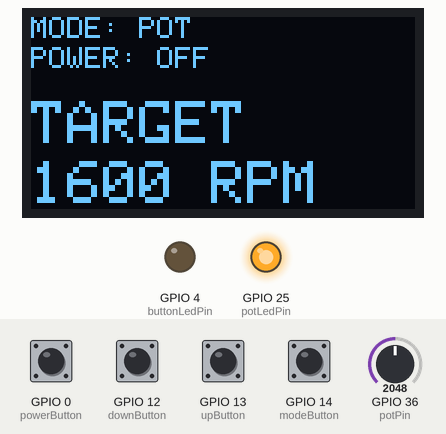
Simulated run of this sketch. Board: ESP32. Shown: 128×64 one-colour display, output pins drawn as LEDs (lit = HIGH). Inputs (shaded band) come from the test bench; at power-on: GPIO 0 (powerButton), GPIO 12 (downButton), GPIO 13 (upButton), GPIO 14 (modeButton) HIGH, GPIO 36 (potPin) = 2048. No radio packets arrive unless stated; what the sketch prints to the serial monitor is not drawn.

Above: at 1.7 s.
1.8 s: GPIO 14 (modeButton) pulled LOW for 0.15 s
At 2.8 s:
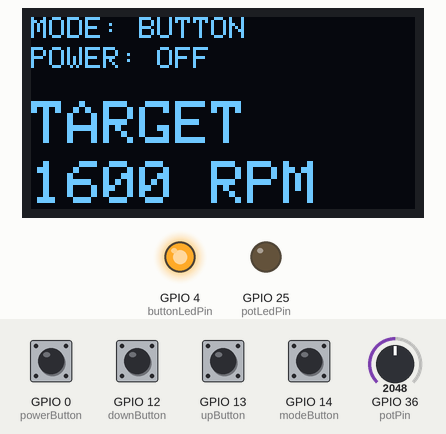
3.4 s: GPIO 0 (powerButton) pulled LOW for 0.15 s
At 4.6 s:
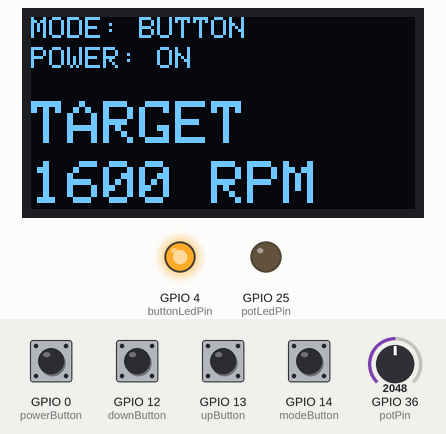
5.0 s: GPIO 14 (modeButton) pulled LOW for 1 s
At 6.1 s:
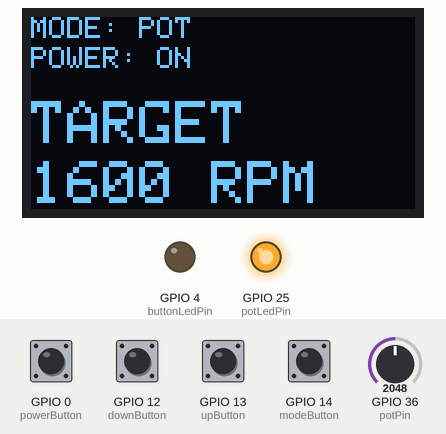
7.5 s: GPIO 36 (potPin) set to 2740
At 8.4 s:
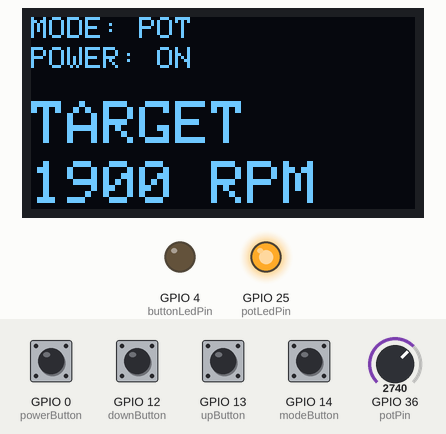
9.1 s: GPIO 0 (powerButton) pulled LOW for 1 s
At 9.5 s:
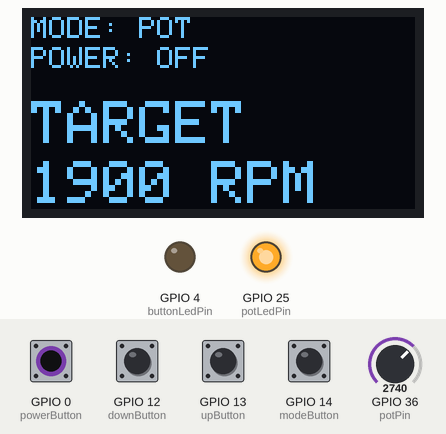
11.6 s: GPIO 36 (potPin) set to 2866
At 13.0 s:
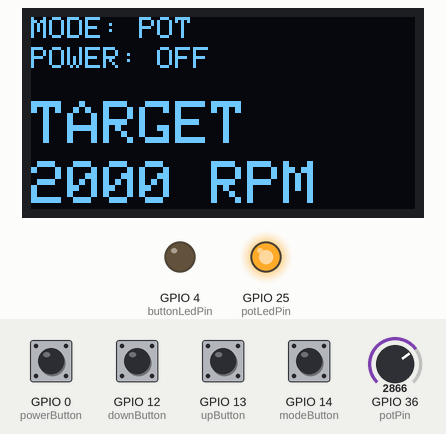
Timing chart, 0 to 14.1 s (numbered marks = the images above; inputs shaded):
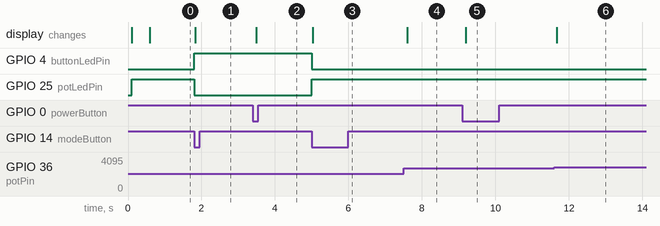

Measured:
- after the input at 1.8 s, GPIO 4 (buttonLedPin): LOW → HIGH at once; GPIO 25 (potLedPin): HIGH → LOW at once; the display: changes at once (image 1)
- after the input at 3.4 s, the display: changes after 0.09 s (image 2)
- after the input at 5.0 s, GPIO 4 (buttonLedPin): HIGH → LOW at once; GPIO 25 (potLedPin): LOW → HIGH at once; the display: changes at once (image 3)
- after the input at 7.5 s, the display: changes after 0.10 s (image 4)
- after the input at 9.1 s, the display: changes after 0.10 s (image 5)
- after the input at 11.6 s, the display: changes after 0.08 s (image 6)

The sketch:

transmitter.ino
```cpp
#include <SPI.h>
#include <LoRa.h>
#include <Wire.h>
#include <Adafruit_GFX.h>
#include <Adafruit_SSD1306.h>

// =============================
// LoRa pins
// =============================
#define LORA_SCK   5
#define LORA_MISO  19
#define LORA_MOSI  27
#define LORA_CS    18
#define LORA_RST   23
#define LORA_DIO0  26

// =============================
// OLED
// =============================
#define SCREEN_WIDTH 128
#define SCREEN_HEIGHT 64

Adafruit_SSD1306 display(SCREEN_WIDTH, SCREEN_HEIGHT, &Wire, -1);

// =============================
// Controls
// =============================
const int modeButton  = 14;
const int downButton  = 12;
const int upButton    = 13;
const int powerButton = 0;
const int potPin      = 36;
const int potLedPin    = 25;
const int buttonLedPin = 4;

// =============================
// State
// =============================
bool potMode = true;
bool masterEnabled = false;

int targetRPM = 0;

// Last RPM actually sent over LoRa
int lastSentRPM = -1;

bool lastModeState  = HIGH;
bool lastDownState  = HIGH;
bool lastUpState    = HIGH;
bool lastPowerState = HIGH;

// =============================
// Timing
// =============================
unsigned long lastPotCheck = 0;
unsigned long lastPotSend  = 0;
unsigned long lastLoRaSend = 0;

const unsigned long POT_CHECK_INTERVAL = 100;
const unsigned long POT_SEND_INTERVAL  = 600;
const unsigned long LORA_QUIET_TIME    = 250;

// =============================
// OLED
// Only displays target RPM
// =============================
void updateDisplay()
{
    display.clearDisplay();
    display.setTextColor(SSD1306_WHITE);

    // Top status line
    display.setTextSize(1);

    display.setCursor(0, 0);
    display.print("MODE: ");
    display.println(potMode ? "POT" : "BUTTON");

    display.setCursor(0, 10);
    display.print("POWER: ");
    display.println(masterEnabled ? "ON" : "OFF");

    // Target RPM
    display.setTextSize(2);

    display.setCursor(0, 28);
    display.println("TARGET");

    display.setCursor(0, 48);
    display.print(targetRPM);
    display.print(" RPM");

    display.display();
}

// =============================
// Send RPM
// =============================
void sendRPM()
{
    LoRa.beginPacket();

    LoRa.print("RPM=");
    LoRa.print(targetRPM);

    LoRa.endPacket();

    lastSentRPM = targetRPM;
    lastLoRaSend = millis();
    lastPotSend = millis();

    Serial.print("RPM SENT: ");
    Serial.println(targetRPM);

    updateDisplay();
}

// =============================
// Enable corresponding mode LED
// =============================
void updateModeLEDs()
{
    digitalWrite(potLedPin, potMode ? HIGH : LOW);
    digitalWrite(buttonLedPin, potMode ? LOW : HIGH);
}

// =============================
// Send master ENABLE
// =============================
void sendEnable()
{
    LoRa.beginPacket();

    LoRa.print("ENABLE=");
    LoRa.print(masterEnabled ? "1" : "0");

    LoRa.endPacket();

    lastLoRaSend = millis();

    Serial.print("MASTER: ");
    Serial.println(masterEnabled ? "ENABLED" : "DISABLED");

    updateDisplay();
}

// =============================
// Setup
// =============================
void setup()
{
    Serial.begin(115200);

    pinMode(modeButton, INPUT_PULLUP);
    pinMode(downButton, INPUT_PULLUP);
    pinMode(upButton, INPUT_PULLUP);
    pinMode(powerButton, INPUT_PULLUP);

    pinMode(potPin, INPUT);

    // =========================
    // OLED
    // =========================
    Wire.begin(21, 22);

    if (!display.begin(SSD1306_SWITCHCAPVCC, 0x3C))
    {
        Serial.println("OLED failed");

        while (true);
    }

    display.clearDisplay();
    display.display();

    // =========================
    // LoRa
    // =========================
    SPI.begin(LORA_SCK, LORA_MISO, LORA_MOSI, LORA_CS);

    LoRa.setPins(LORA_CS, LORA_RST, LORA_DIO0);

    if (!LoRa.begin(915E6))
    {
        Serial.println("LoRa failed");

        while (true);
    }

    Serial.println("REMOTE READY");

    masterEnabled = false;
    targetRPM = 0;

    updateDisplay();
    pinMode(potLedPin, OUTPUT);
    pinMode(buttonLedPin, OUTPUT);

    updateModeLEDs();

    // Give receiver initial state
    sendEnable();

    delay(300);

    sendRPM();
}

// =============================
// Main loop
// =============================
void loop()
{
    bool modeState =
        digitalRead(modeButton);

    bool downState =
        digitalRead(downButton);

    bool upState =
        digitalRead(upButton);

    bool powerState =
        digitalRead(powerButton);

    // =========================
    // POWER BUTTON
    // =========================
    if (lastPowerState == HIGH && powerState == LOW)
    {
        masterEnabled =
            !masterEnabled;

        sendEnable();

        delay(50);
    }

    lastPowerState =
        powerState;

    // =========================
    // MODE BUTTON
    // Local only - NO LoRa packet
    // =========================
    if (lastModeState == HIGH && modeState == LOW)
    {
        potMode =
            !potMode;

        updateModeLEDs();

        Serial.print("MODE: ");
        Serial.println(potMode ? "POT" : "BUTTON");

        updateDisplay();

        delay(50);
    }

    lastModeState =
        modeState;

    // =========================
    // POT MODE
    // =========================
    if (potMode)
    {
        if (millis() - lastPotCheck >= POT_CHECK_INTERVAL)
        {
            lastPotCheck = millis();

            int rawPot =
                analogRead(potPin);

            int newRPM;

            // Bottom of pot = 0
            if (rawPot < 150)
            {
                newRPM = 0;
            }
            else
            {
                newRPM =
                    map(rawPot, 150, 4095, 500, 2700);

                newRPM =
                    constrain(newRPM, 500, 2700);

                // Round to nearest 100 RPM
                newRPM =
                    ((newRPM + 50) / 100)
                    * 100;

                if (newRPM > 2700)
                {
                    newRPM = 2700;
                }
            }

            targetRPM = newRPM;

            updateDisplay();

            // Only send if RPM actually changed
            // AND enough time has passed.
            if (
                targetRPM != lastSentRPM &&
                millis() - lastPotSend >=
                    POT_SEND_INTERVAL &&
                millis() - lastLoRaSend >=
                    LORA_QUIET_TIME
            )
            {
                sendRPM();
            }
        }
    }

    // =========================
    // BUTTON MODE
    // =========================
    else
    {
        // ---------------------
        // UP
        // ---------------------
        if (lastUpState == HIGH && upState == LOW)
        {
            if (targetRPM == 0)
            {
                targetRPM = 500;
            }
            else
            {
                targetRPM += 100;

                if (targetRPM > 2700)
                {
                    targetRPM = 2700;
                }
            }

            sendRPM();

            delay(50);
        }

        // ---------------------
        // DOWN
        // ---------------------
        if (lastDownState == HIGH && downState == LOW)
        {
            if (targetRPM <= 500)
            {
                targetRPM = 0;
            }
            else
            {
                targetRPM -= 100;
            }

            sendRPM();

            delay(50);
        }
    }

    lastUpState =
        upState;

    lastDownState =
        downState;
}
```
